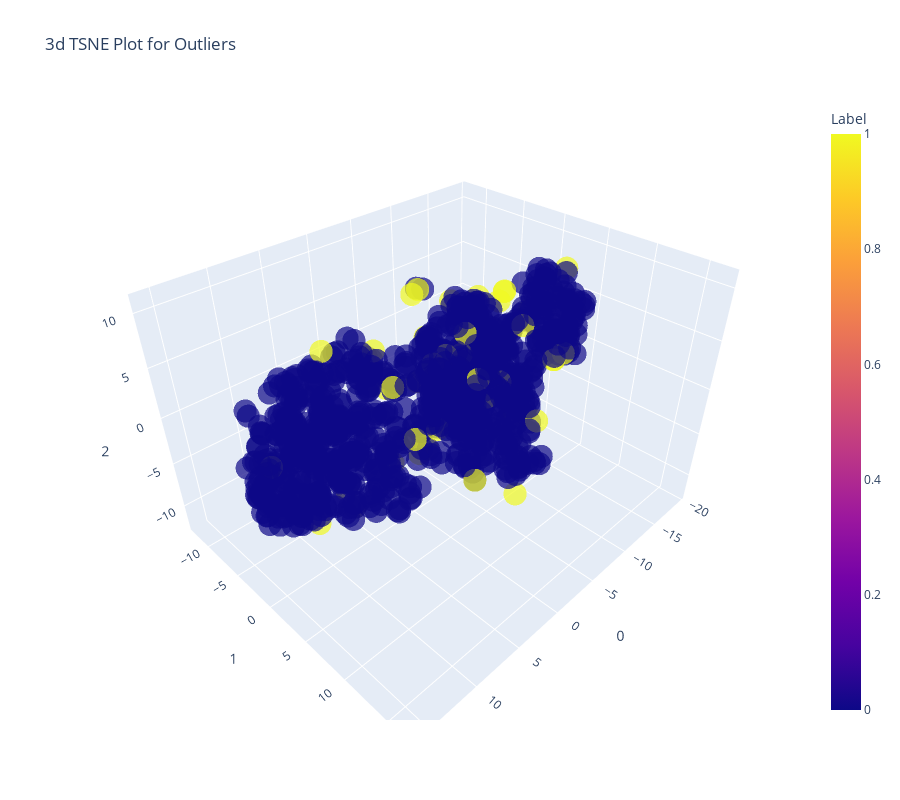

Notebook cell for this chart:
### Markdown cell above
# 5. Analyze Model

### Code cell
plot_model(iforest)

### Figure 1 — Plotly figure (JSON) as saved in the notebook; plotly's stock layout.template omitted (floating-point values rounded to 4 significant figures; data arrays with more than 128 entries replaced by an {"elided": "..."} marker saying what was removed)
{"data": [{"customdata": {"elided": "1000x1 float values"}, "hoverlabel": {"namelength": 0}, "hovertemplate": "0=%{x}<br>1=%{y}<br>2=%{z}<br>Feature=%{customdata[0]}<br>Label=%{marker.color}", "legendgroup": "", "marker": {"color": {"elided": "1000 int values"}, "coloraxis": "coloraxis", "opacity": 0.7, "symbol": "circle"}, "mode": "markers", "name": "", "scene": "scene", "showlegend": false, "type": "scatter3d", "x": {"elided": "1000 float values"}, "y": {"elided": "1000 float values"}, "z": {"elided": "1000 float values"}}], "layout": {"coloraxis": {"colorbar": {"title": {"text": "Label"}}, "colorscale": [[0, "#0d0887"], [0.1111, "#46039f"], [0.2222, "#7201a8"], [0.3333, "#9c179e"], [0.4444, "#bd3786"], [0.5556, "#d8576b"], [0.6667, "#ed7953"], [0.7778, "#fb9f3a"], [0.8889, "#fdca26"], [1, "#f0f921"]]}, "height": 800, "legend": {"tracegroupgap": 0}, "scene": {"aspectmode": "auto", "aspectratio": {"x": 1.218, "y": 1.012, "z": 0.8117}, "domain": {"x": [0, 1], "y": [0, 1]}, "xaxis": {"title": {"text": "0"}, "type": "linear"}, "yaxis": {"title": {"text": "1"}, "type": "linear"}, "zaxis": {"title": {"text": "2"}, "type": "linear"}}, "title": {"text": "3d TSNE Plot for Outliers"}, "width": 900}}
